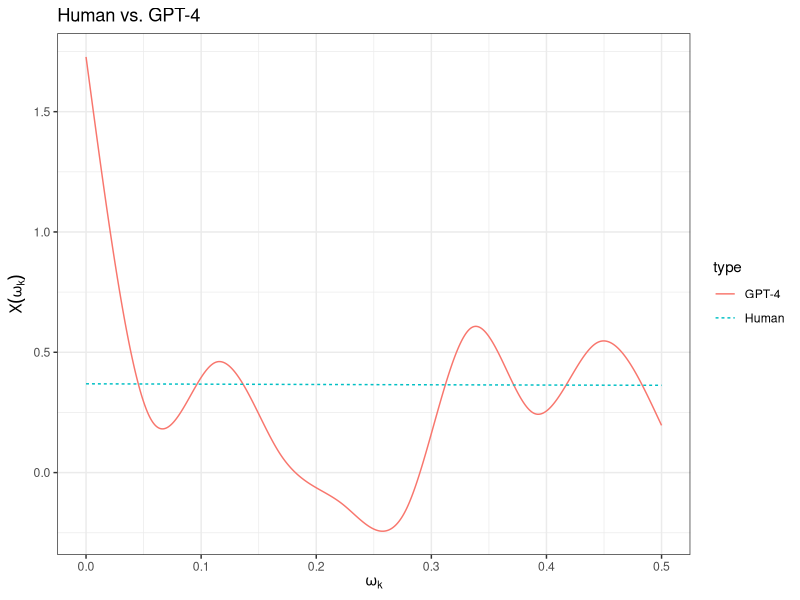
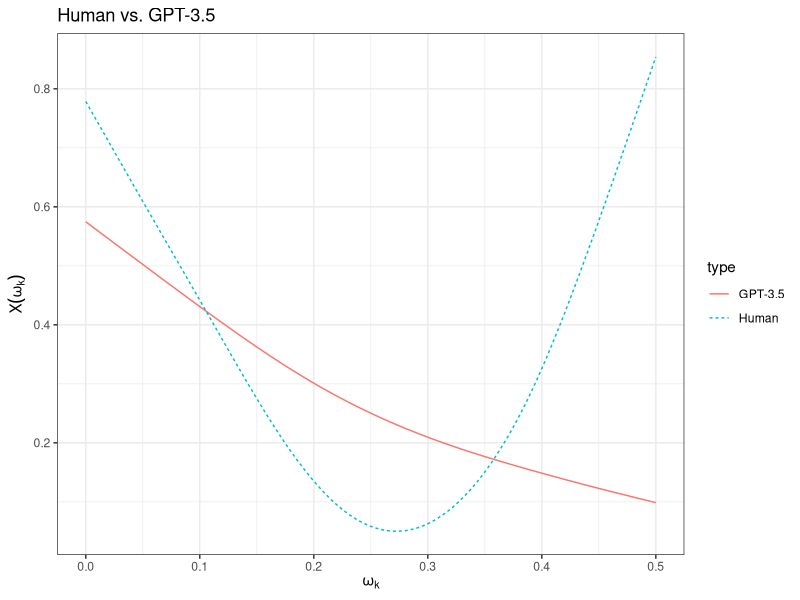
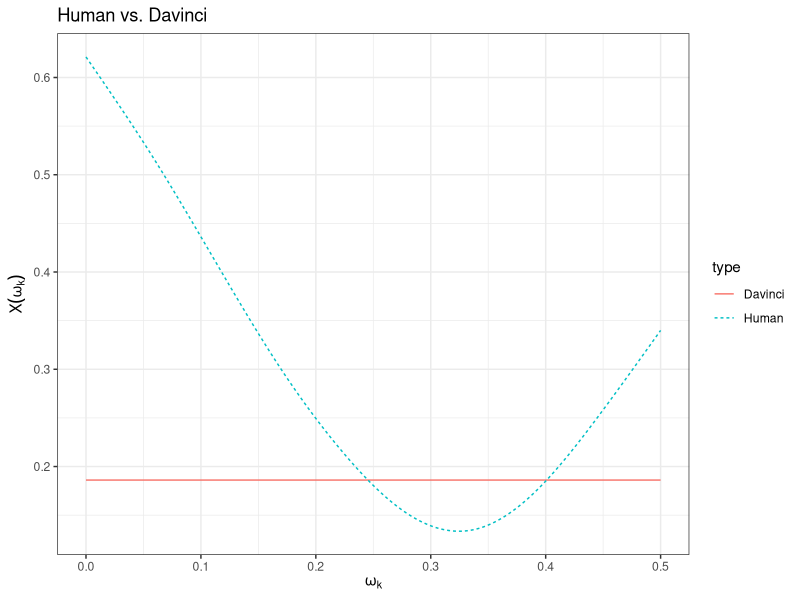
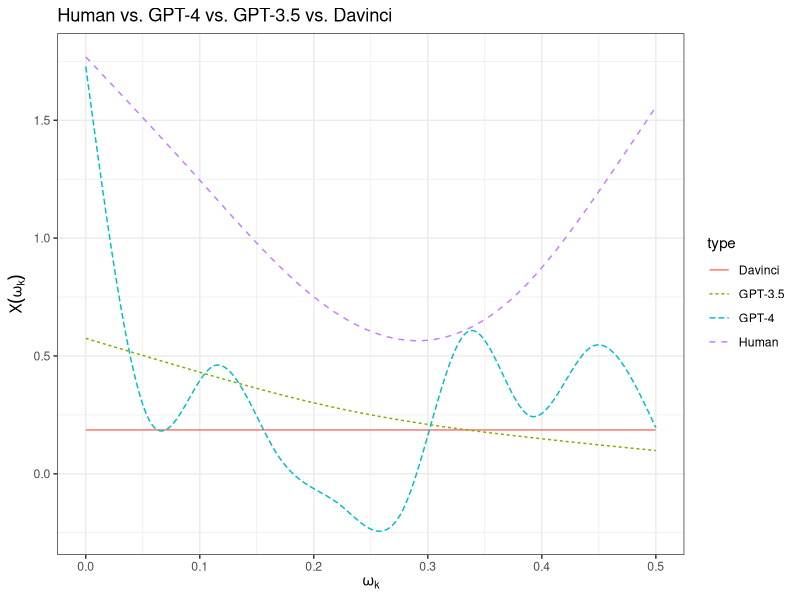

The R source for these figures, in order:
require("ggplot2")
require("data.table")
require("mgcv") # For fitting GAM


# The function that returns predictions from GAM model
get_GAM_pred <- function(gam_model) {
    x <- data.table(freq = seq(0, 0.5, 0.001))
    y <- as.numeric(predict(gam_model, x))
    d <- data.table(x = x$freq, y = y)
    return(d)
}

# Read data
# GPT-4
d.gpt4.orig <- fread("writing_unigram_mincount=3/writing_gpt-4.original.unigram.fftnorm.txt")
d.gpt4.samp <- fread("writing_unigram_mincount=3/writing_gpt-4.sampled.unigram.fftnorm.txt")
d.gpt4.orig$type <- "Human"
d.gpt4.samp$type <- "GPT-4"

gam.gpt4.orig <- gam(power ~ s(freq, bs="cs"), data = d.gpt4.orig)
pred.gpt4.orig <- get_GAM_pred(gam.gpt4.orig)
pred.gpt4.orig$type <- "Human"

gam.gpt4.samp <- gam(power ~ s(freq, bs="cs"), data = d.gpt4.samp)
pred.gpt4.samp <- get_GAM_pred(gam.gpt4.samp)
pred.gpt4.samp$type <- "GPT-4"

pred.gpt4 <- rbind(pred.gpt4.orig, pred.gpt4.samp)

p <- ggplot(pred.gpt4, aes(x, y)) +
    geom_line(aes(color=type, linetype=type)) +
    ggtitle("Human vs. GPT-4") +
    labs(x = bquote(omega[k]), y = bquote(X(omega[k]))) + 
    theme_bw()
ggsave("gam_gpt4_human_writing_fftnorm.pdf", plot=p, width=5, height=5)


# GPT-3.5
d.gpt3.5.orig <- fread("writing_unigram_mincount=3/writing_gpt-3.5-turbo.original.unigram.fftnorm.txt")
d.gpt3.5.samp <- fread("writing_unigram_mincount=3/writing_gpt-3.5-turbo.sampled.unigram.fftnorm.txt")
d.gpt3.5.orig$type <- "Human"
d.gpt3.5.samp$type <- "GPT-3.5"

gam.gpt3.5.orig <- gam(power ~ s(freq, bs="cs"), data = d.gpt3.5.orig)
pred.gpt3.5.orig <- get_GAM_pred(gam.gpt3.5.orig)
pred.gpt3.5.orig$type <- "Human"

gam.gpt3.5.samp <- gam(power ~ s(freq, bs="cs"), data = d.gpt3.5.samp)
pred.gpt3.5.samp <- get_GAM_pred(gam.gpt3.5.samp)
pred.gpt3.5.samp$type <- "GPT-3.5"

pred.gpt3.5 <- rbind(pred.gpt3.5.orig, pred.gpt3.5.samp)

p <- ggplot(pred.gpt3.5, aes(x, y)) +
    geom_line(aes(color=type, linetype=type)) +
    ggtitle("Human vs. GPT-3.5") +
    labs(x = bquote(omega[k]), y = bquote(X(omega[k])))+ 
    theme_bw()
ggsave("gam_gpt3.5_human_writing_fftnorm.pdf", plot=p, width=5, height=5)


# Davinci
d.davinci.orig <- fread("writing_unigram_mincount=3/writing_davinci.original.unigram.fftnorm.txt")
d.davinci.samp <- fread("writing_unigram_mincount=3/writing_davinci.sampled.unigram.fftnorm.txt")
d.davinci.orig$type <- "Human"
d.davinci.samp$type <- "Davinci"

gam.davinci.orig <- gam(power ~ s(freq, bs="cs"), data = d.davinci.orig)
pred.davinci.orig <- get_GAM_pred(gam.davinci.orig)
pred.davinci.orig$type <- "Human"

gam.davinci.samp <- gam(power ~ s(freq, bs="cs"), data = d.davinci.samp)
pred.davinci.samp <- get_GAM_pred(gam.davinci.samp)
pred.davinci.samp$type <- "Davinci"

pred.davinci <- rbind(pred.davinci.orig, pred.davinci.samp)

p <- ggplot(pred.davinci, aes(x, y)) +
    geom_line(aes(color=type, linetype=type)) +
    ggtitle("Human vs. Davinci") +
    labs(x = bquote(omega[k]), y = bquote(X(omega[k])))+ 
    theme_bw()
ggsave("gam_davinci_human_writing_fftnorm.pdf", plot=p, width=5, height=5)


# Plot GPT-4, GPT-3.5, Davinci, and Human together
pred.all <- rbind(pred.gpt4[type == "GPT-4"],
                  pred.gpt3.5[type == "GPT-3.5"],
                  pred.davinci[type == "Davinci"],
                  data.table(x = pred.gpt4.orig$x, 
                             y = pred.gpt4.orig$y + pred.gpt3.5.orig$y + pred.davinci.orig$y, 
                             type = "Human"))

p <- ggplot(pred.all, aes(x, y)) +
    geom_line(aes(color=type, linetype=type)) +
    ggtitle("Human vs. GPT-4 vs. GPT-3.5 vs. Davinci") +
    labs(x = bquote(omega[k]), y = bquote(X(omega[k])))+ 
    theme_bw()
ggsave("gam_all_human_writing_fftnorm.pdf", plot=p, width=5, height=5)